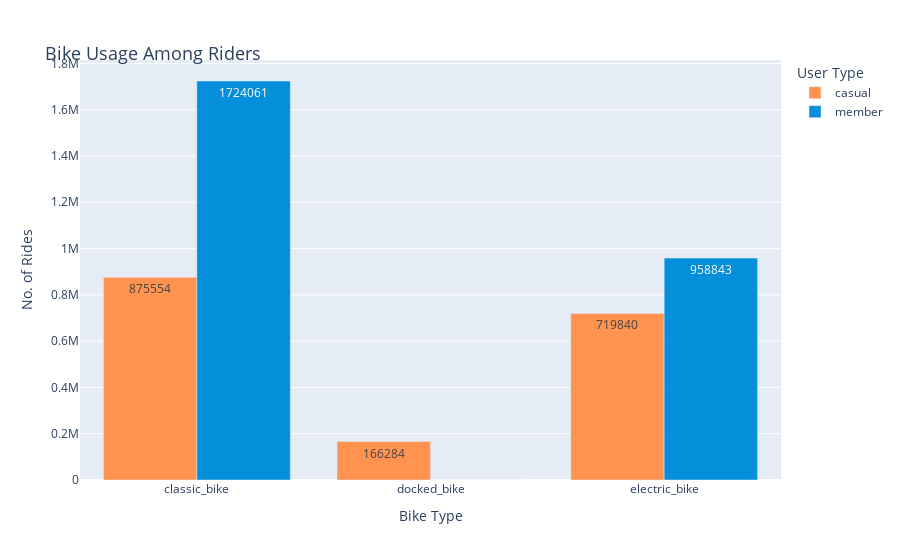

The code cell stored with this chart in its notebook:
### Code cell
df_pv3 = cyc_data_combined.groupby(['rideable_type', 'member_casual'], as_index=False).count()

fig_2 = px.bar(df_pv3, x = 'rideable_type', y = 'ride_id',
        color = 'member_casual',
        barmode='group',
        text = 'ride_id', 
        labels = {'ride_id': 'No. of Rides', 'member_casual': 'User Type', 'rideable_type' : 'Bike Type'},
        hover_name = 'member_casual', hover_data = {'member_casual': False, 'ride_length_min': False}, 
        color_discrete_map = {'casual': '#FF934F', 'member': '#058ED9'})
fig_2.update_layout(
    title=dict(text="Bike Usage Among Riders",font=dict(size=18), automargin=True, yref='paper')
)

### Figure 1 — Plotly figure (JSON) as saved in the notebook; plotly's stock layout.template omitted (floating-point values rounded to 4 significant figures)
{"data": [{"alignmentgroup": "True", "customdata": [["casual", 875554], ["casual", 166284], ["casual", 719840]], "hovertemplate": "<b>%{hovertext}</b><br><br>Bike Type=%{x}<br>No. of Rides=%{text}<extra></extra>", "hovertext": ["casual", "casual", "casual"], "legendgroup": "casual", "marker": {"color": "#FF934F", "pattern": {"shape": ""}}, "name": "casual", "offsetgroup": "casual", "orientation": "v", "showlegend": true, "text": [875554, 166284, 719840], "textposition": "auto", "x": ["classic_bike", "docked_bike", "electric_bike"], "xaxis": "x", "y": [875554, 166284, 719840], "yaxis": "y", "type": "bar"}, {"alignmentgroup": "True", "customdata": [["member", 1724061], ["member", 0], ["member", 958843]], "hovertemplate": "<b>%{hovertext}</b><br><br>Bike Type=%{x}<br>No. of Rides=%{text}<extra></extra>", "hovertext": ["member", "member", "member"], "legendgroup": "member", "marker": {"color": "#058ED9", "pattern": {"shape": ""}}, "name": "member", "offsetgroup": "member", "orientation": "v", "showlegend": true, "text": [1724061, 0, 958843], "textposition": "auto", "x": ["classic_bike", "docked_bike", "electric_bike"], "xaxis": "x", "y": [1724061, 0, 958843], "yaxis": "y", "type": "bar"}], "layout": {"xaxis": {"anchor": "y", "domain": [0, 1], "title": {"text": "Bike Type"}, "type": "category", "range": [-0.5, 2.5], "autorange": true}, "yaxis": {"anchor": "x", "domain": [0, 1], "title": {"text": "No. of Rides"}, "type": "linear", "range": [0, 1815000.0], "autorange": true}, "legend": {"title": {"text": "User Type"}, "tracegroupgap": 0}, "margin": {"t": 60}, "barmode": "group", "title": {"font": {"size": 18}, "text": "Bike Usage Among Riders", "automargin": true, "yref": "paper"}, "autosize": true}}
